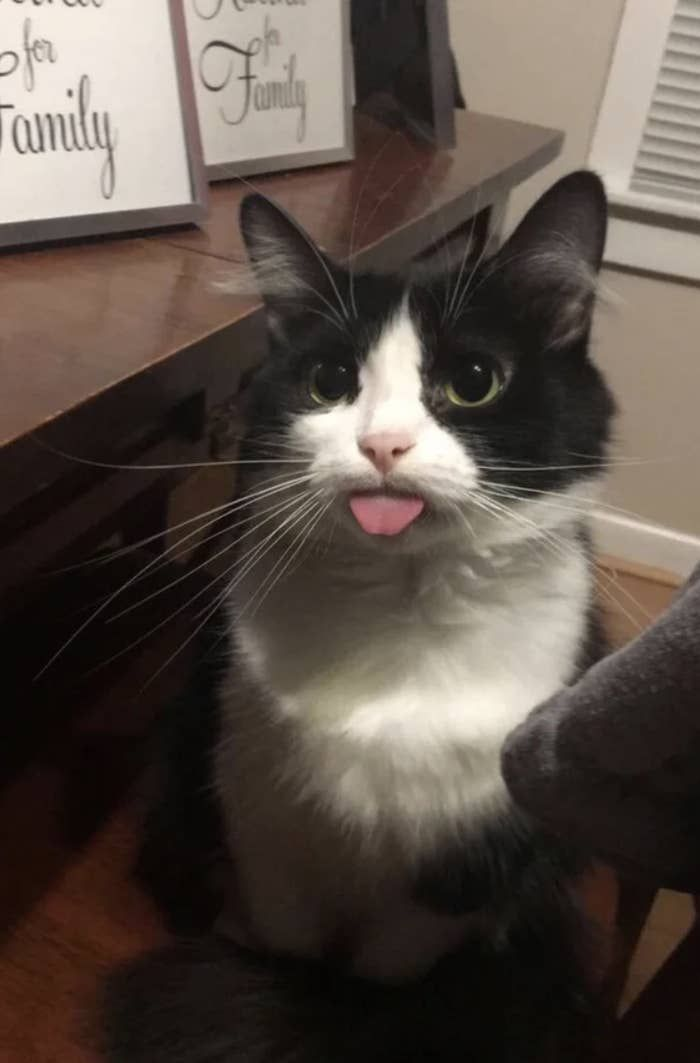
#> input picture Original.png, 700 x 1063 px, found by its file name
$ python image_encryption.py
#> lines starting #> are read from the running program, lines starting #| are printed output that depends on the picture
from PIL import Image

def encrypt_image(input_path, output_path):
#> called with input_path = 'original.png', output_path = 'encrypted.png'
    img = Image.open(input_path).convert("RGBA")  # Ensures RGBA mode
#> img is the input picture: PIL image 700x1063 RGBA; mean R, G, B, A 89.2, 78.7, 71.1, 255
    pixels = img.load()

    for i in range(img.width):
        for j in range(img.height):
            r, g, b, a = pixels[i, j]  # Include alpha
            pixels[i, j] = (255 - r, 255 - g, 255 - b, a)  # Keep alpha unchanged

    img.save(output_path)
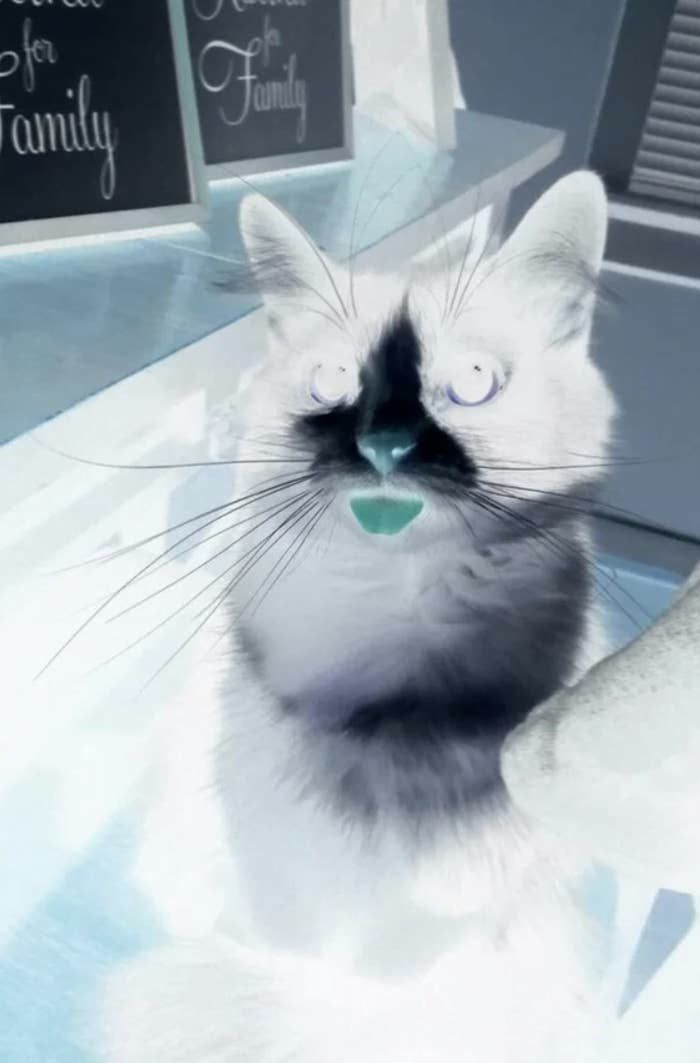
#> saved as encrypted.png: PIL image 700x1063 RGBA; mean R, G, B, A 165.8, 176.3, 183.9, 255
    print("Image encrypted and saved as:", output_path)

def decrypt_image(input_path, output_path):
    encrypt_image(input_path, output_path)

encrypt_image("original.png", "encrypted.png")
decrypt_image("encrypted.png", "decrypted.png")
